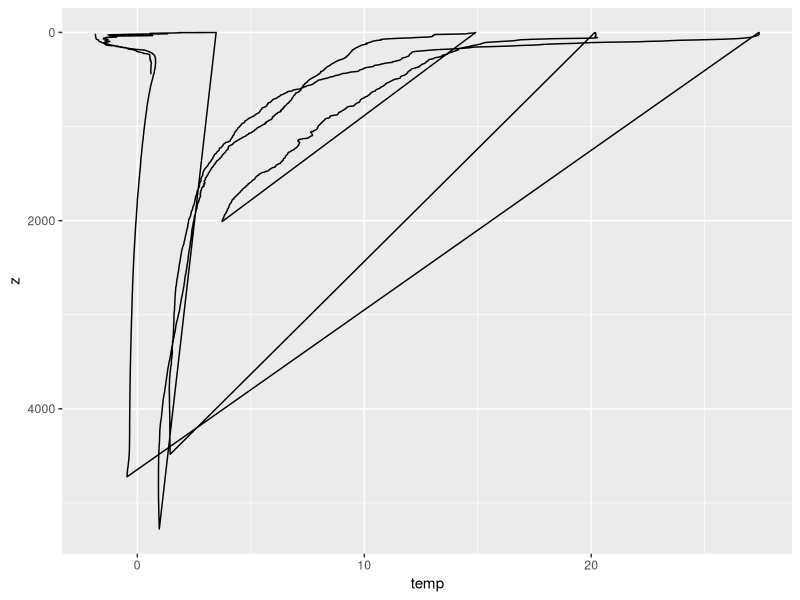
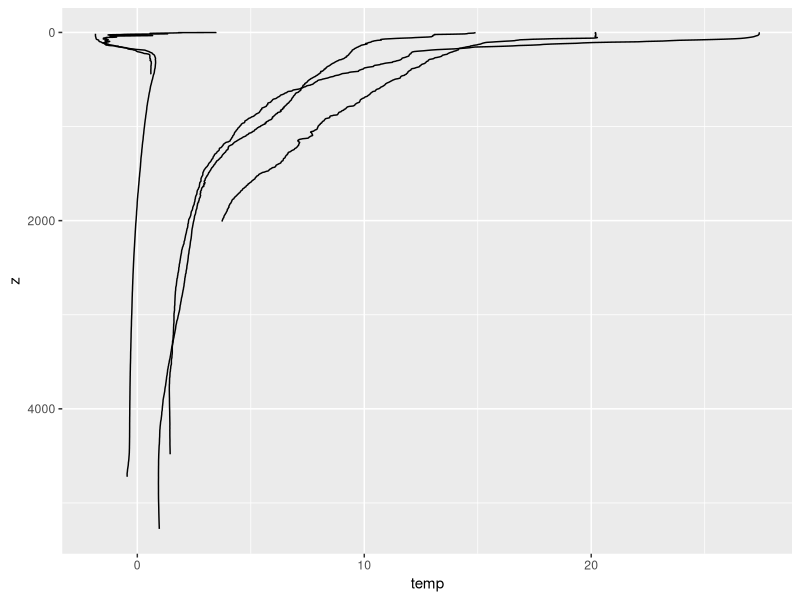
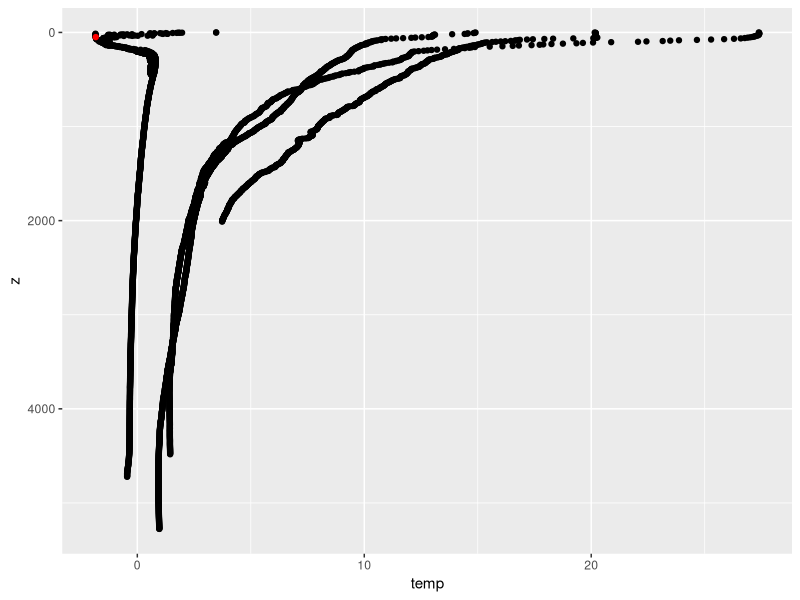

Here is the R script that generated these plots, in order:
## ---- chunk 1
library(tidyverse)
## ---- chunk 2
df <- read_csv("profiles.csv")
ggplot(df) +
  geom_path(aes(temp, z)) +
  scale_y_reverse()
## ---- chunk 3
ggplot(df) +
  geom_path(aes(temp, z, group = Cruise)) +
  scale_y_reverse()
## ---- chunk 4
ggplot(df) +
  geom_point(aes(temp, z)) +
  geom_point(aes(temp, z), 
             data = filter(df, Cruise == "SR04_06AQANTIX_2" & round(pres) == 50),
             color = "red") +
  scale_y_reverse()
